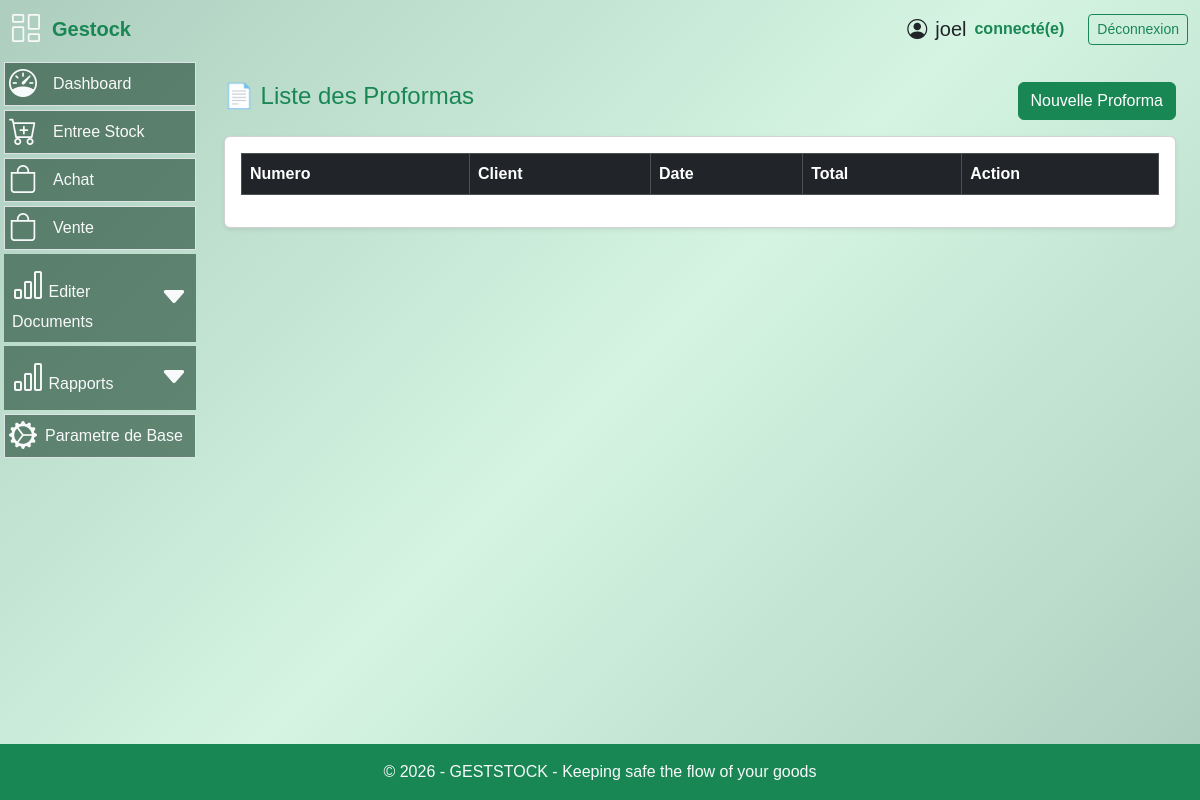
Before: /proformas (signed in) with the older database file.
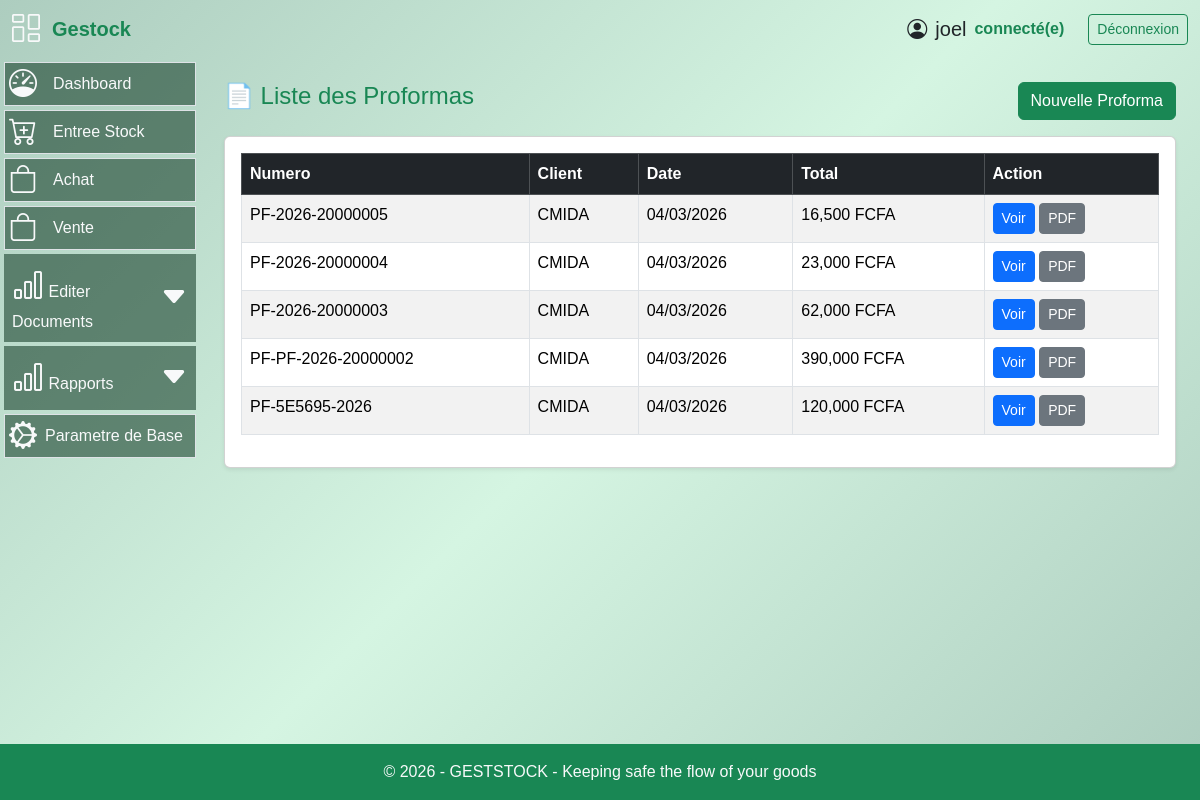
After: the same page with the newer database file.
### models.py (models this page shows, shortened)
class Proforma(db.Model):
    id = db.Column(db.Integer, primary_key=True)
    condition_paiement = db.Column(db.String(200))
    delai_livraison = db.Column(db.String(200))
    garantie = db.Column(db.String(200))
    numero = db.Column(db.String(50), unique=True, nullable=False)
    client_id = db.Column(
        db.Integer,
        db.ForeignKey("client.id"),
        nullable=False
    )
    date = db.Column(
        db.DateTime,
        default=datetime.utcnow
    )
    total = db.Column(db.Float, default=0)
    statut = db.Column(
        db.String(20),
        default="PROFORMA"
    )
    client = db.relationship(
        "Client",
        backref=db.backref("proformas", lazy=True)
    )
    lignes = db.relationship(
        "LigneProforma",
        backref="proforma",
        cascade="all, delete-orphan",
        lazy=True
    )

class Client(db.Model):
    id = db.Column(db.Integer, primary_key=True)
    nom_client = db.Column(db.String(100), nullable=False)
    telephone = db.Column(db.String(30))
    adresse_email = db.Column(db.String(255))
    ville = db.Column(db.String(100))
    numero_rcc = db.Column(db.String(50))

### routes.py (the view)
@app.route("/proformas")
@login_required
def liste_proformas():
    proformas = Proforma.query.order_by(Proforma.id.desc()).all()
    return render_template(
        "liste_proforma.html",
        proformas=proformas
    )

### routes.py (called while the page is built)
@app.after_request
def disable_cache(response):
    response.headers["Cache-Control"] = "no-store, no-cache, must-revalidate, private"
    response.headers["Pragma"] = "no-cache"
    response.headers["Expires"] = "0"
    return response

@login_manager.user_loader
def load_user(user_id):
    return User.query.get(int(user_id))

@app.context_processor
def utility_processor():
    def is_active(prefix):
        return request.endpoint and prefix in request.endpoint
    return dict(is_active=is_active)

### templates/liste_proforma.html (shortened to what this page needs)
{% extends "base.html" %}
{% block content %}
<div class="container mt-4">
<div class="d-flex justify-content-between mb-3">
<h4 class="text-success">📄 Liste des Proformas</h4>
<a href="{{ url_for('nouvelle_proforma') }}" class="btn btn-success">
Nouvelle Proforma
</a>
</div>
<div class="card shadow-sm">
<div class="card-body">
<table class="table table-bordered table-striped">
<thead class="table-dark">
<tr>
<th>Numero</th>
<th>Client</th>
<th>Date</th>
<th>Total</th>
<th>Action</th>
</tr>
</thead>
<tbody>
{% for p in proformas %}
<tr>
<td>{{ p.numero }}</td>
<td>{{ p.client.nom_client }}</td>
<td>{{ p.date.strftime("%d/%m/%Y") }}</td>
<td>{{ "{:,.0f}".format(p.total) }} FCFA</td>
<td>
<a href="{{ url_for('details_proforma', proforma_id=p.id) }}"
class="btn btn-sm btn-primary">
Voir
</a>
<a href="{{ url_for('proforma_pdf', proforma_id=p.id) }}" target="_blank"
class="btn btn-sm btn-secondary">
PDF
</a>
</td>
</tr>
{% endfor %}
</tbody>
</table>
</div>
</div>
</div>
{% endblock %}

Changed rows visible on the page:
added Proforma: numero "PF-2026-20000005", client.nom_client "CMIDA", date "04/03/2026", total "16,500"
added Proforma: numero "PF-2026-20000004", client.nom_client "CMIDA", date "04/03/2026", total "23,000"
added Proforma: numero "PF-2026-20000003", client.nom_client "CMIDA", date "04/03/2026", total "62,000"
added Proforma: numero "PF-PF-2026-20000002", client.nom_client "CMIDA", date "04/03/2026", total "390,000"
added Proforma: numero "PF-5E5695-2026", client.nom_client "CMIDA", date "04/03/2026", total "120,000"
